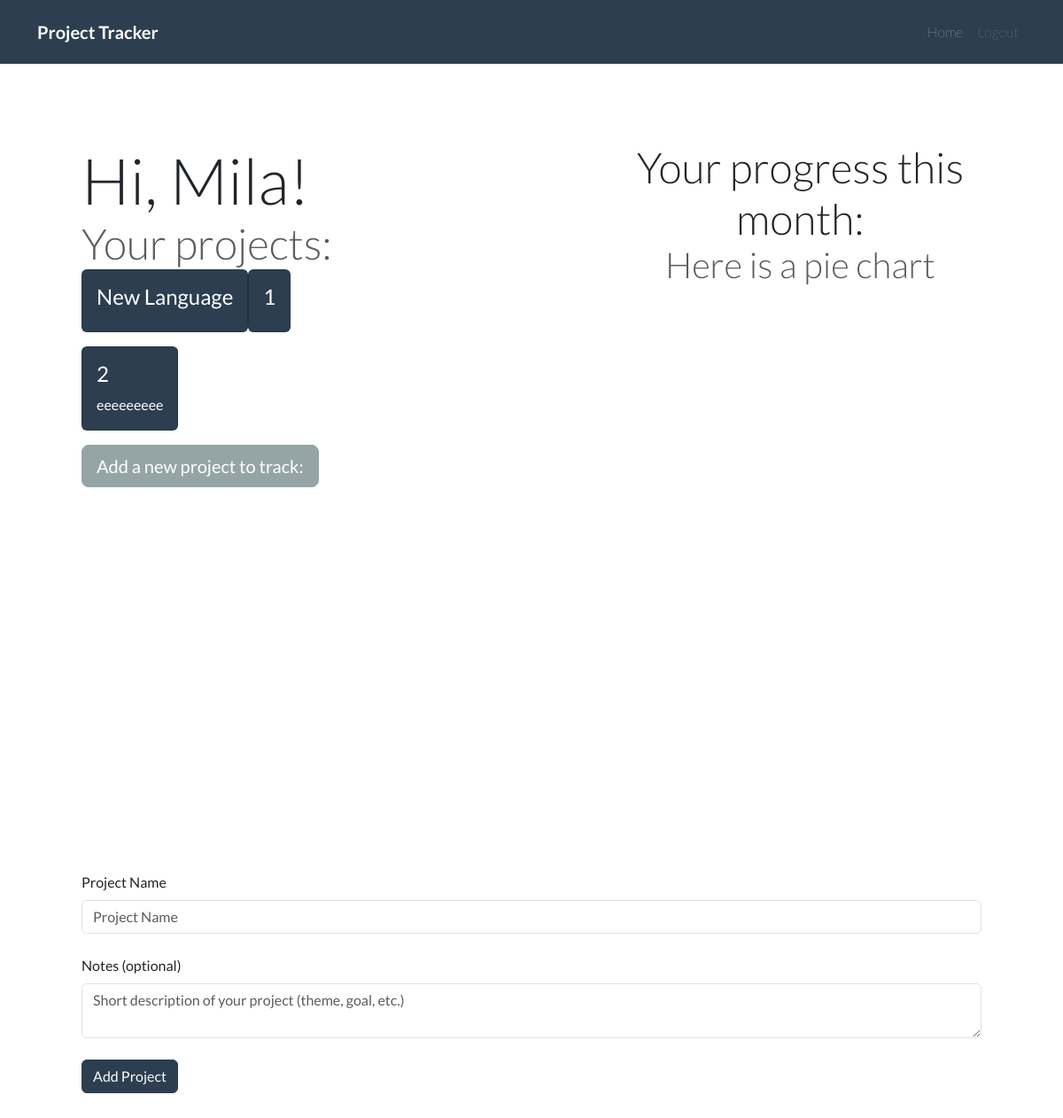
Page / (signed in) on the earlier database version.
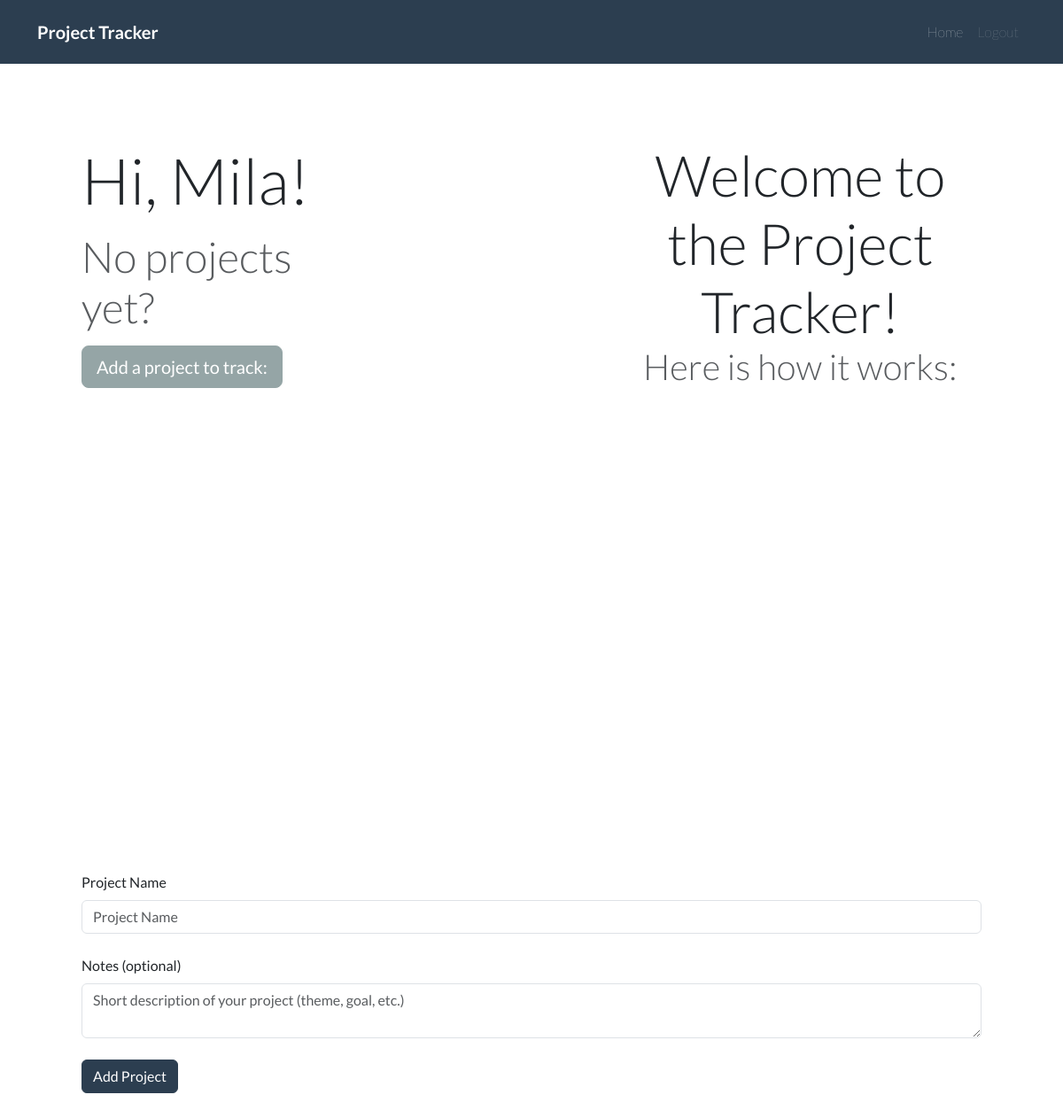
Same page on the later database version.
### website/models.py (models this page shows, shortened)
class User(db.Model, UserMixin):
    id = db.Column(db.Integer, primary_key=True)
    email = db.Column(db.String(100), nullable=False, unique=True)
    password = db.Column(db.String(100), nullable=False)
    name = db.Column(db.String(20), nullable=False)
    projects = db.relationship('Project')

class Project(db.Model):
    id = db.Column(db.Integer, primary_key=True)
    project_name = db.Column(db.String(100), nullable=False)
    notes = db.Column(db.String(1000), nullable=False, default='')
    user_id = db.Column(db.Integer, db.ForeignKey('user.id'), nullable=False)
    entries = db.relationship('Entry')

### website/views.py (the view, shortened to what this page needs)
@views.route('/', methods=['GET', 'POST'])
@login_required
def home():
    return render_template("home.html", user=current_user)

### website/__init__.py (called while the page is built)
def create_app():
    app = Flask(__name__)
    app.config['SECRET_KEY'] = '18d1724277f006e116623f1bc2297dea'
    app.config['SQLALCHEMY_DATABASE_URI'] = f'sqlite:///{DB_NAME}'
    db.init_app(app)
    from .views import views
    from .auth import auth
    app.register_blueprint(views, url_prefix='/')
    app.register_blueprint(auth, url_prefix='/')
    from .models import Entry, User
    create_database(app)
    login_manager = LoginManager()
    login_manager.login_view = 'auth.login'
    login_manager.init_app(app)
    login_manager.login_message_category = "info"
    @login_manager.user_loader
    def load_user(id):
        return User.query.get(int(id))
    return app

### website/templates/home.html (shortened to what this page needs)
{% extends "base.html" %}
{% block content %}
    <section id="dashboard">
        <div class="container-lg my-2">
            {% if not user.projects %}
                <div class="row justify-content-between">
                    <div class="col-4 col-md-4 text-center text-md-start d-flex align-content-between flex-wrap">
                        <div class="display-2">Hi, {{user.name}}!</div>
                        <div class="display-5 text-muted">No projects yet?</div>
                        <a href="#addproject" class="btn btn-lg btn-secondary">Add a project to track:</a>
                    </div>
                    <div class="col-8 col-md-5 text-center">
                        <div class="display-3">Welcome to the Project Tracker!</div>
                        <div class="display-6 text-muted">Here is how it works:</div>
                    </div>
                </div>
            {% else %}
            <div class="row justify-content-between">
                <div class="col-4 col-md-4 text-center text-md-start d-flex align-content-between flex-wrap">
                    <div class="display-2">Hi, {{user.name}}!</div>
                    <div class="display-5 text-muted">Your projects:</div>
                    {% for project in user.projects %}
                        <div class="card text-white bg-primary mb-3" style="max-width: 20rem;">
                            <div class="card-body">
                                <h4 class="card-title">{{project.project_name}}</h4>
                                <p class="card-text">{{project.notes}}</p>
                            </div>
                        </div>
                    {% endfor %}
                    <a href="#addproject" class="btn btn-lg btn-secondary">Add a new project to track:</a>
                </div>
                <div class="col-8 col-md-5 text-center">
                    <div class="display-5">Your progress this month:</div>
                    <div class="display-6 text-muted">Here is a pie chart</div>
                </div>
            </div>
            {% endif %}
    </section>
    <section id="addproject">
        <div class="container-lg my-2">
        <form method="POST">
            <div class="form-group">
                <label for="email" class="form-label mt-4" autocomplete="off">Project Name</label>
                <input type="text" class="form-control" id="project_name" name="project_name" placeholder="Project Name">
            </div>
            <div class="form-group">
                <label for="name" class="form-label mt-4">Notes (optional)</label>
                <textarea class="form-control" id="notes" name="notes" placeholder="Short description of your project (theme, goal, etc.)"></textarea>
            </div>
            <br>
            <button type="submit" class="btn btn-primary">Add Project</button>
        </form>
        </div>
    </section>
{% endblock %}

### website/templates/base.html (shortened to what this page needs)
<!DOCTYPE html>
<html lang="en">
<head>
    <link href="https://cdn.jsdelivr.net/npm/bootstrap@5.1.2/dist/css/bootstrap.min.css" rel="stylesheet"
>
    <link rel="stylesheet" type="text/css" href="{{ url_for('static', filename='style.css') }}">
    <link href="https://cdn.jsdelivr.net/npm/bootswatch@5.1.2/dist/flatly/bootstrap.min.css" rel="stylesheet">
</head>
<body>
    <nav class="navbar navbar-expand-md navbar-dark bg-primary">
        <div class="container-xl">
          <a class="navbar-brand" href="#">
            <span class="fw-bolder">Project Tracker</span>
          </a>
          <div class="collapse navbar-collapse justify-content-end align-center" id="navbarColor01">
            <ul class="navbar-nav">
              {% if user and user.is_authenticated %}
                <li class="nav-item">
                  <a class="nav-link active fw-lighter" href="{{ url_for('views.home') }}">Home
                  </a>
                </li>
                <li class="nav-item">
                  <a class="nav-link fw-lighter" href="{{ url_for('auth.logout') }}">Logout</a>
                </li>
              {% endif %}
            </ul>
          </div>
        </div>
      </nav>
        {% block content %}{% endblock %}
</body>
</html>

### website/static/style.css (style rules this page uses)
#dashboard { height: 100vh; }
section { padding: 10vh; }

Differences in the rows shown:
removed Project: project_name "New Language"
removed Project: project_name "1"
removed Project: project_name "2", notes "eeeeeeeee"
Other differences:
text no longer shown: "Your projects: Add a new project to track: Your progress this month: Here is a pie chart"
text now shown: "No projects yet? Add a project to track: Welcome to the Project Tracker! Here is how it works:"
